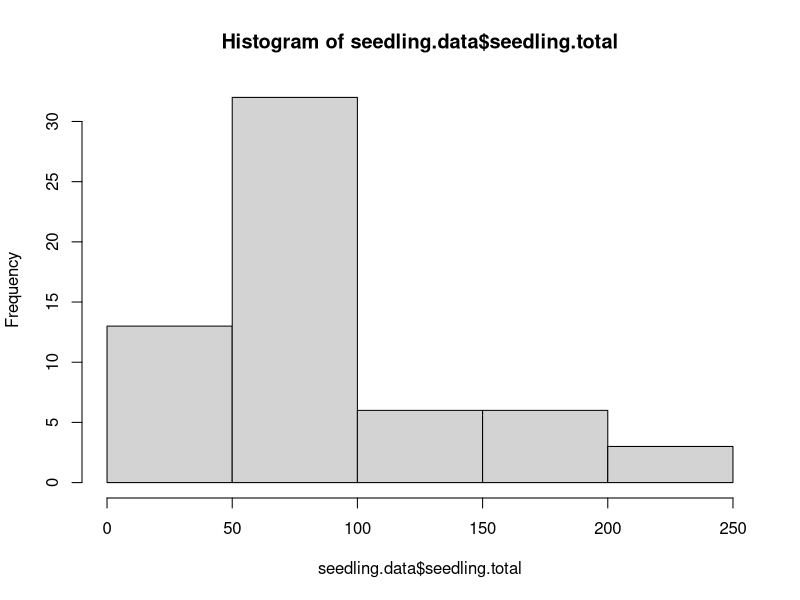
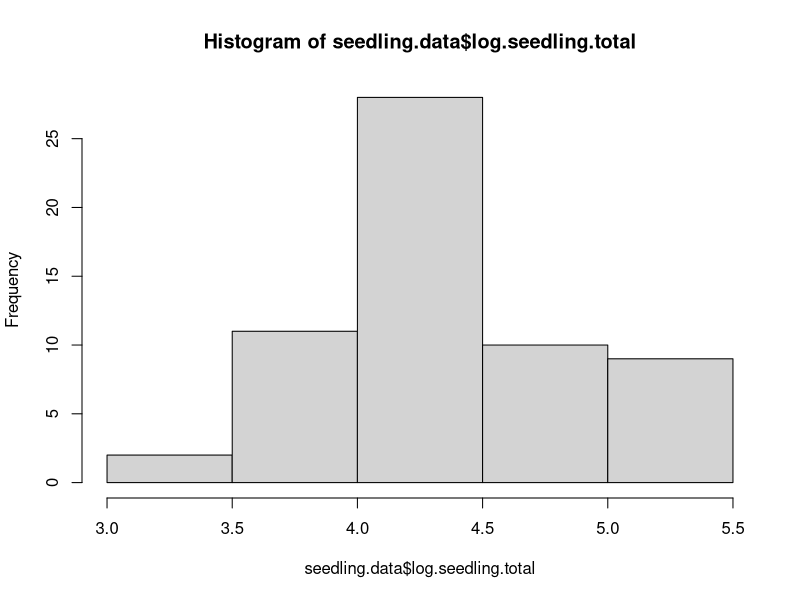

Source code (R) for these figures, in order: (Note: this script raises an error after producing the figures.)
## Script to assess differences in the seedlings emerging from the
## seed bank bases on soil treatment (individual soil samples, ISS, and 
## multiple soil samples, MSS), invasion, and pasture (geographic location).
## Written by Dr. Elizabeth Bowman on Sept. 29, 2020

library(tidyverse)
library(nlme)

seedling.data <- read.csv('data/data.MSS.ISS.csv', as.is = T)

# --------------------------------------------------------------------------#
#--Data manipulation and evaluation of normality----
# --------------------------------------------------------------------------#

#--Native seed bank-----
# create new column merging the 9.15 and 9.14 seedling data
seedling.data$seedlings.9.14.20 <- replace_na(seedling.data$seedlings.9.14.20, 0)
seedling.data$seedlings.9.15.20 <- replace_na(seedling.data$seedlings.9.15.20, 0)

seedling.data %>%
  mutate(seedling.total = seedlings.9.14.20 + seedlings.9.15.20) -> seedling.data

# Mean and sd
seedling.data %>%
  group_by(invasion) %>%
  summarise(mean = mean(seedling.total), sd = sd(seedling.total))

# check distribution
hist(seedling.data$seedling.total)
seedling.data$log.seedling.total <- log(seedling.data$seedling.total)
hist(seedling.data$log.seedling.total)

# --------------------------------------------------------------------------#
#--Native seed bank germination: ANOVA function of soil treatment and invasion----
# --------------------------------------------------------------------------#

#--ANOVA
lm.seedling <- lm(log.seedling.total ~ invasion * soil.treatment,
                  data = seedling.data)
anova.seedling <- anova(lm.seedling)
anova.seedling

anova.seedling <- as.matrix(anova.seedling)

write.csv(anova.seedling, 'results/NativeSeedlingResults.csv',
          row.names = F)

# --------------------------------------------------------------------------#
#--Native seed bank germination: Plot as function of soil treatment and invasion----
# --------------------------------------------------------------------------#

# bank.treatment <- ggplot(seedling.data, aes(x = soil.treatment,
#                           y = seedling.total)) +
#   geom_boxplot() +
#   ylab('Seedling count') +
#   xlab('') +
#   theme_bw() +
#   theme(panel.grid.major = element_blank(), panel.grid.minor = element_blank(),
#         panel.background = element_blank(),
#         axis.line = element_line(colour = "black")) +
#   theme(axis.text = element_text(color = "black"))
#   
# ggsave('figures/SeedlingGermination_SoilTreatment.pdf', device = 'tiff',
#        plot = bank.treatment, width = 6, height = 6, units = 'cm', dpi = 300)

bank.inv <- ggplot(seedling.data, aes(x = invasion,
                          y = seedling.total)) +
  geom_boxplot() +
  ylab('Seedling count') +
  xlab('') +
  theme_bw() +
  theme(panel.grid.major = element_blank(), panel.grid.minor = element_blank(),
        panel.background = element_blank(),
        axis.line = element_line(colour = "black")) +
  theme(axis.text = element_text(color = "black")) +
  scale_x_discrete(breaks=c('invaded', 'uninvaded'),
                      labels=c('Invaded','Uninvaded'))
  
ggsave('figures/SeedlingGermination_Invasion.tiff', device = 'tiff',
       plot = bank.inv, width = 6, height = 6, units = 'cm', dpi = 300)

bank.invsoil <- ggplot(seedling.data, aes(x = invasion,
                          y = seedling.total)) +
  geom_boxplot() +
  facet_grid(. ~ soil.treatment) +
  ylab('Seedling count') +
  xlab('') +
  theme_bw() +
  theme(panel.grid.major = element_blank(), panel.grid.minor = element_blank(),
        panel.background = element_blank(),
        axis.line = element_line(colour = "black")) +
  theme(axis.text = element_text(color = "black")) +
  scale_x_discrete(breaks=c('invaded', 'uninvaded'),
                      labels=c('Invaded','Uninvaded'))
  
ggsave('figures/SeedlingGermination_InvasionSoilTreatment.tiff', device = 'tiff',
       plot = bank.invsoil, width = 6, height = 6, units = 'cm', dpi = 300)

  